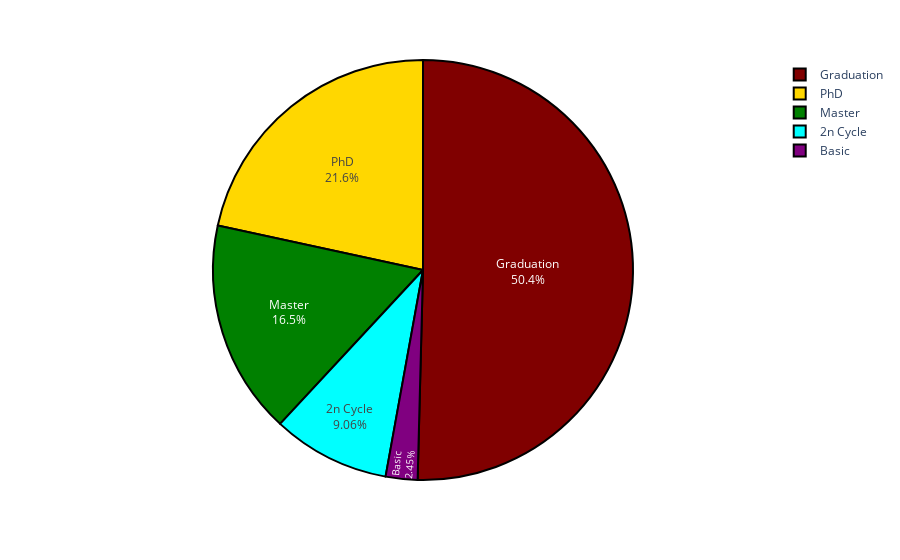

The notebook cell this image was saved under:
### Markdown cell above
#### Customer Background Education

### Code cell
education = customer.Education.value_counts()

fig = px.pie(education, 
             values = education.values, 
             names = education.index,
             color_discrete_sequence= ['maroon','gold','green','cyan','purple'])
fig.update_traces(textposition='inside', textinfo='percent+label', 
                  marker = dict(line = dict(color = 'black', width = 2)))
fig.show()

### Figure 1 — Plotly figure (JSON) as saved in the notebook; plotly's stock layout.template omitted (floating-point values rounded to 4 significant figures)
{"data": [{"domain": {"x": [0, 1], "y": [0, 1]}, "hovertemplate": "index=%{label}<br>value=%{value}<extra></extra>", "labels": ["Graduation", "PhD", "Master", "2n Cycle", "Basic"], "legendgroup": "", "marker": {"line": {"color": "black", "width": 2}}, "name": "", "showlegend": true, "textinfo": "percent+label", "textposition": "inside", "type": "pie", "values": [1113, 477, 364, 200, 54]}], "layout": {"legend": {"tracegroupgap": 0}, "margin": {"t": 60}, "piecolorway": ["maroon", "gold", "green", "cyan", "purple"]}}
